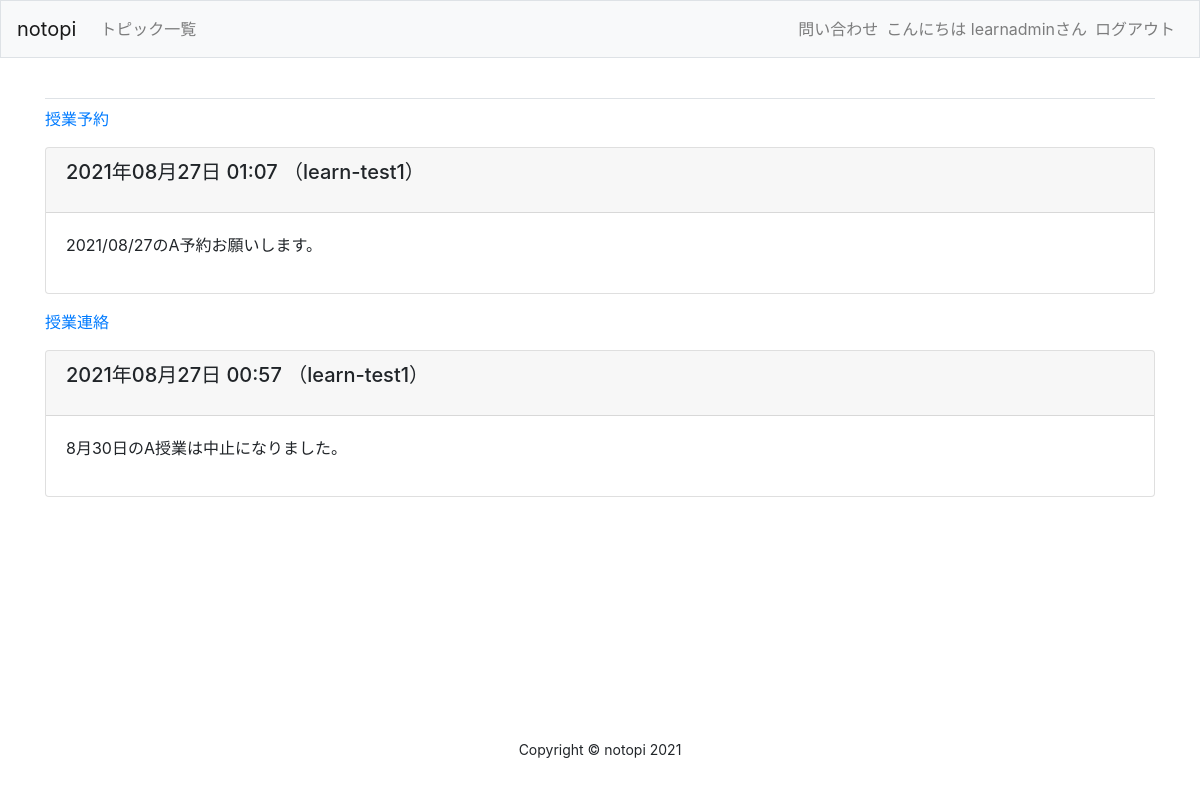
/users/entries/2/ (signed in), run on the app's committed database.
### learning_logs/models.py (models this page shows, shortened)
class Entry(models.Model):
	topic = models.ForeignKey(Topic, on_delete=models.CASCADE)
	text = models.TextField()
	date_added = models.DateTimeField(auto_now_add=True)
	owner = models.ForeignKey(User, on_delete=models.CASCADE)#add
	class Meta:
		verbose_name_plural = 'entries'

class Topic(models.Model):
	text = models.CharField(max_length=200)
	date_added = models.DateTimeField(auto_now_add=True)
	owner = models.ForeignKey(User, on_delete=models.CASCADE)
	def __str__(self):
		return self.text

### users/views.py (the view)
# urls.py: path('entries/<int:user_id>/', views.user_entries, name='user_entries'),
def user_entries(request, user_id):
	user = User.objects.get(id=user_id)
	entries = user.entry_set.order_by('-date_added')
	context = {'entries': entries}
	return render(request, 'users/user_entries.html', context)

### users/templates/users/user_entries.html (shortened to what this page needs)
{% extends "learning_logs/base.html" %}
{% block content %}
	{% for entry in entries %}
	<p><a href="{% url 'learning_logs:topic_child' entry.topic.id %}">{{entry.topic}}</a></p>
	<div class="card mb-3">
		<h5 class="card-header">
			<p>{{ entry.date_added|date:'Y年m月d日 H:i' }} （{{entry.owner}}</a>）</p>
		</h5>
		<div class="card-body">{{ entry.text|linebreaks }}</div>
	</div>
	{% empty %}
		<p>まだ記事がありません。</p>
	{% endfor %}
{% endblock content%}

### learning_logs/templates/learning_logs/base.html (shortened to what this page needs)
{% load bootstrap4 %}
{% load static %}
<!DOCTYPE html>
<html lang="ja">
<head>
	{% bootstrap_css %}
	<link rel="stylesheet" type="text/css" href="{% static 'css/mystyle.css'%}">
</head>
<body>
	<div id="wrapper">
	<nav class="navbar navbar-expand-md navbar-light bg-light mb-4 border">
		<a class="navbar-brand" href="{% url 'learning_logs:index'%}">notopi</a>
		<div class="collapse navbar-collapse" id="navbarCollapse">
		<ul class="navbar-nav mr-auto">
			<li class="nav-item">
			<a class="nav-link" href="{% url 'learning_logs:topic'%}">トピック一覧</a></li>
		</ul>
		<ul class="navbar-nav ml-auto">
			<li class="nav-item">
				<a class="nav-link" href="{% url 'learning_logs:inquiry' %}">問い合わせ</a>
			</li>
			{% if user.is_authenticated %}
			<li class="nav-item">
				<span class="navbar-text">こんにちは {{ user.username }}さん</span>
			</li>
			<li class="nav-item">
				<a class="nav-link" href="{% url 'users:logout' %}">ログアウト</a>
			</li>
			{% else %}
			<li class="nav-item">
				<a class="nav-link" href="{% url 'users:register' %}">ユーザー登録</a>
			</li>
			<li class="nav-item">
				<a class="nav-link" href="{% url 'users:login' %}">ログイン</a></li>
			{% endif %}
		</ul>
		</div>
	</nav>
	<main role="main" class="container">
		<div class="pb-2 mb-2 border-bottom">
		</div>
		<div>
		{% block content %}{% endblock content %}
		</div>
	</main>
	<footer>
		<div class="container">
			<p class="m-0 text-center small">Copyright &copy; notopi 2021</p>
		</div>
	</footer>
</div>
</body>
</html>

### static/css/mystyle.css (style rules this page uses)
body, #wrapper { display: flex; flex-direction: column; min-height: 95vh; }
footer { margin-top: auto; }

### data on the page
Entry: topic "授業予約", date_added "2021年08月27日 01:07", owner "learn-test1", text "2021/08/27のA予約お願いします。"
Entry: topic "授業連絡", date_added "2021年08月27日 00:57", owner "learn-test1", text "8月30日のA授業は中止になりました。"

### other printed values
{{ user.username }} "learnadmin"
